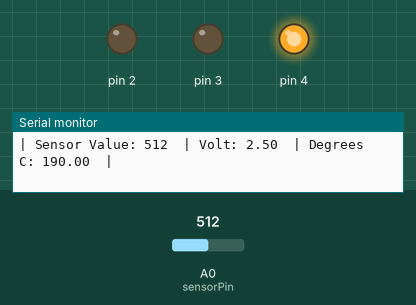
Recording of a sketch running on a simulated Arduino Uno, built with avr-gcc and run on an emulated ATmega328P. On the bench: output pins drawn as LEDs (lit = HIGH), the last lines printed to the serial monitor. The test bench sets the inputs (shaded band); at power-on: A0 (sensorPin) = 512.

Above: at 1.2 s.
1.3 s: A0 (sensorPin) set to 186
4.3 s: A0 (sensorPin) set to 176
At 4.8 s:
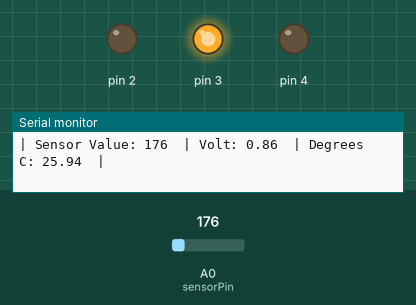
5.8 s: A0 (sensorPin) set to 0
At 6.3 s:
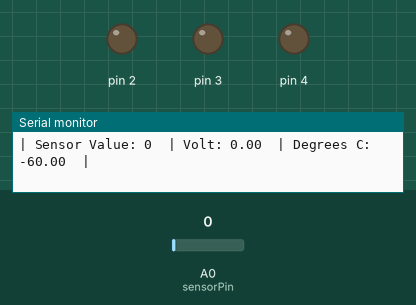
7.4 s: A0 (sensorPin) set to 306
At 7.8 s:
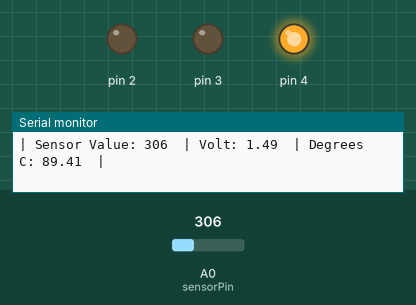
10.4 s: A0 (sensorPin) set to 122
At 11.2 s:
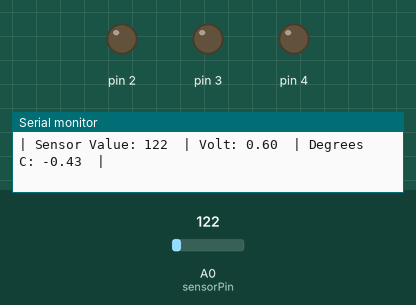
Timing chart, 0 to 13.4 s (numbered marks = the images above; inputs shaded):
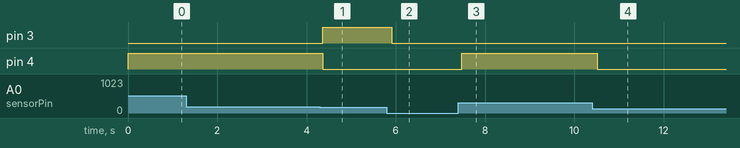

Measured:
- the behaviour switches between 177 and 176 on A0 (sensorPin) (found by bisection; images 0 and 1)
- after the input at 4.3 s, pin 3: LOW → HIGH after 0.06 s; pin 4: HIGH → LOW after 0.06 s
- after the input at 5.8 s, pin 3: HIGH → LOW after 0.11 s
- after the input at 7.4 s, pin 4: LOW → HIGH after 0.08 s
- after the input at 10.4 s, pin 4: HIGH → LOW after 0.11 s

The sketch:

Chill_o_Meter.ino
```cpp
const int sensorPin = A0;
const float baselineTemp = 20.0;

void setup() {
  Serial.begin(9600);
  for (int pin_no = 2; pin_no < 5; pin_no++) {
    pinMode(pin_no, OUTPUT);
    digitalWrite(pin_no, LOW);
  }
}

void loop() {
  int sensorVal = analogRead(sensorPin);
  float voltage = (sensorVal * 5.0) / 1024.0;
  float temperature = (voltage - 0.6) * 100;

  Serial.print("| Sensor Value: ");
  Serial.print(sensorVal);

  Serial.print("\t| Volt: ");
  Serial.print(voltage);

  Serial.print("\t| Degrees C: ");
  Serial.print(temperature);

  Serial.println("\t|");

  if (temperature < (baselineTemp + 2)) {
    digitalWrite(2, LOW);
    digitalWrite(3, LOW);
    digitalWrite(4, LOW);
  } else if (temperature >= (baselineTemp + 2) && temperature < (baselineTemp + 4 )) {
    digitalWrite(2, HIGH);
    digitalWrite(3, LOW);
    digitalWrite(4, LOW);
  } else if (temperature >= (baselineTemp + 4) && temperature < (baselineTemp + 6 )) {
    digitalWrite(2, LOW);
    digitalWrite(3, HIGH);
    digitalWrite(4, LOW);
  } else if (temperature >= (baselineTemp + 6 )) {
    digitalWrite(2, LOW);
    digitalWrite(3, LOW);
    digitalWrite(4, HIGH);
  }
  delay(1);
}
```
